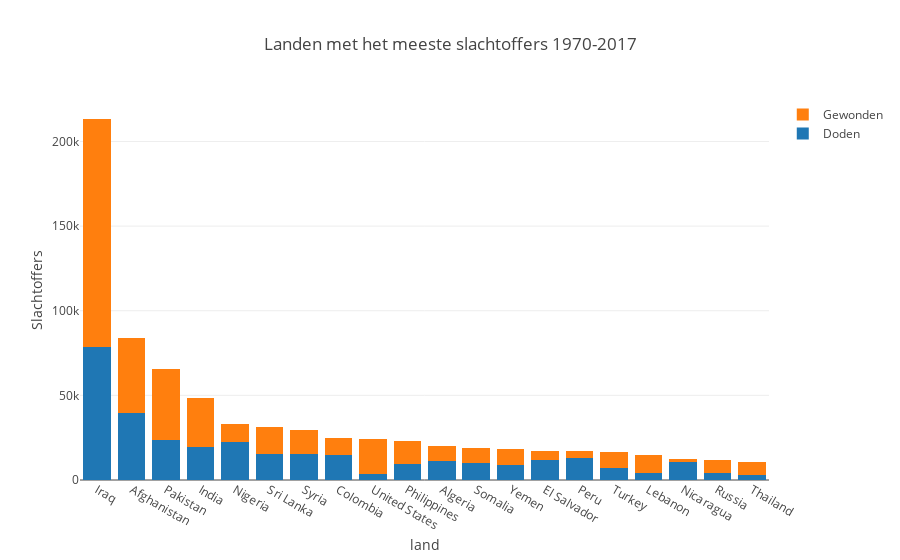

The cell this chart's notebook holds for it:
### Markdown cell above
De aanslagen in westerse landen (denk 9/11, de recente aanslag op nieuw zeeland, etc.) komen altijd groot in het nieuws, toch blijkt dat in de periode 1970-2017 er veel meer slachtoffers zijn gevallen in Irak, Afghanistan en Pakistan dan in de rest van de westerse wereld. Er is geen westers land dat een dodental boven de 5000 bereikt, terwijl in de rest van de wereld veel landen getallen boven de 20.000 bereiken.

### Code cell
topfig()

### Figure 1 — Plotly figure (JSON) as saved in the notebook; plotly's stock layout.template omitted (floating-point values rounded to 4 significant figures)
{"data": [{"name": "Doden", "type": "bar", "uid": "0d13a1fd-162e-482b-ba55-dd688f879f5c", "x": ["Iraq", "Afghanistan", "Pakistan", "India", "Nigeria", "Sri Lanka", "Syria", "Colombia", "United States", "Philippines", "Algeria", "Somalia", "Yemen", "El Salvador", "Peru", "Turkey", "Lebanon", "Nicaragua", "Russia", "Thailand"], "y": [78589, 39384, 23822, 19341, 22682, 15530, 15229, 14698, 3771, 9559, 11066, 10273, 8779, 12053, 12771, 6888, 4061, 10598, 4404, 2742]}, {"name": "Gewonden", "type": "bar", "uid": "1d64acd0-a523-42c1-af20-5127a4431542", "x": ["Iraq", "Afghanistan", "Pakistan", "India", "Nigeria", "Sri Lanka", "Syria", "Colombia", "United States", "Philippines", "Algeria", "Somalia", "Yemen", "El Salvador", "Peru", "Turkey", "Lebanon", "Nicaragua", "Russia", "Thailand"], "y": [134690, 44277, 42038, 28980, 10239, 15561, 14109, 10328, 20702, 13367, 9150, 8875, 9331, 5062, 4078, 9899, 10904, 1731, 7591, 7818]}], "layout": {"barmode": "stack", "title": {"text": "Landen met het meeste slachtoffers 1970-2017"}, "xaxis": {"title": {"text": "land"}, "type": "category"}, "yaxis": {"title": {"text": "Slachtoffers"}}}}
